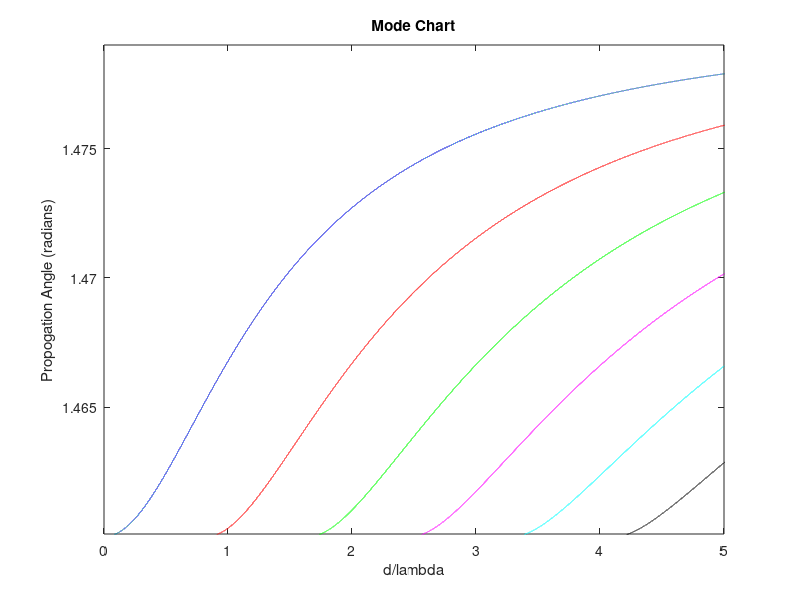

MATLAB code to generate this figure:
% Refractive Index 1
n1 = 1.48;
% Refractive Index 2
n2 = 1.46;
% Incident Angle (85deg = 1.48353rad, etc)
theta = 1.4039:1e-6:1.57079;
% factor of equation 4.11
q = (n1*cos(theta)).^-1;
% Delta(d/lambda)
z = 1./(2.*n1.*cos(theta));
% Attenutation coefficient
alpha = sqrt((n1.^2)*(sin(theta).^2)-(n2.^2));
% Neff
Ne = n1.*sin(theta);
% hd
x = 2.*atan(q.*alpha);
% 2*pi*n1*cos(theta)
x1 = 2.*pi.*n1.*cos(theta);
% (d/lambda)0
y = x./x1;
% (d/lambda)1
y1 = y + .4.*z;
% (d/lambda)2
y2 = y1 + .4.*z;
% (d/lambda)3
y3 = y2 + .4.*z;
% (d/lambda)4
y4 = y3 + .4.*z;
% (d/lambda)5
y5 = y4 + .4.*z;
% Plot
plot(y,Ne)
hold on 
plot(y1,Ne,'r')
hold on 
plot(y2,Ne,'g')
hold on 
plot(y3,Ne,'m')
hold on 
plot(y4,Ne,'c')
hold on 
plot (y5,Ne,'k')
title('Mode Chart');
xlabel('d/lambda');
ylabel('Propogation Angle (radians)');
ylim([1.4601 1.47901]);
xlim([0 5]);